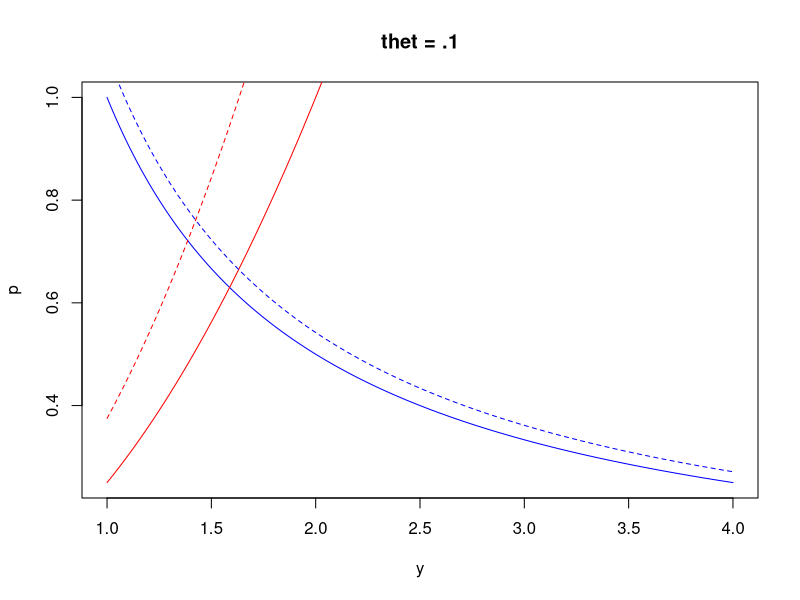
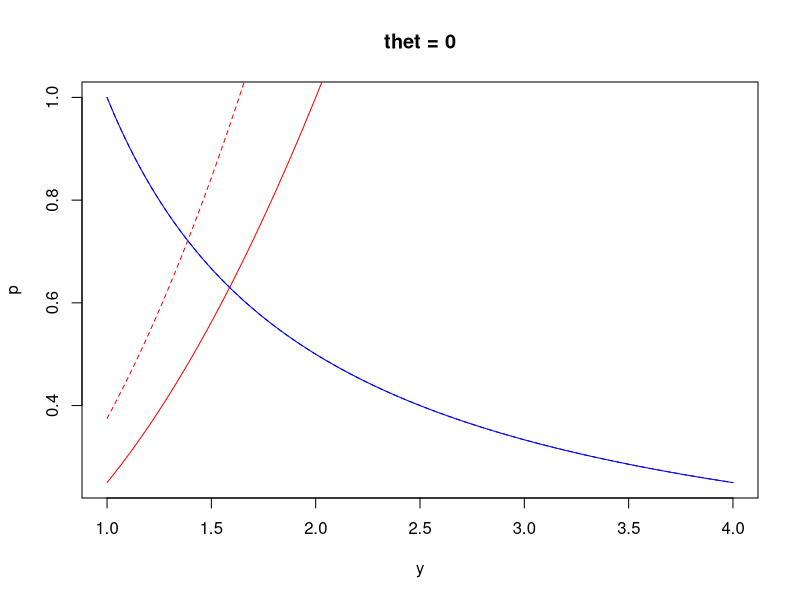
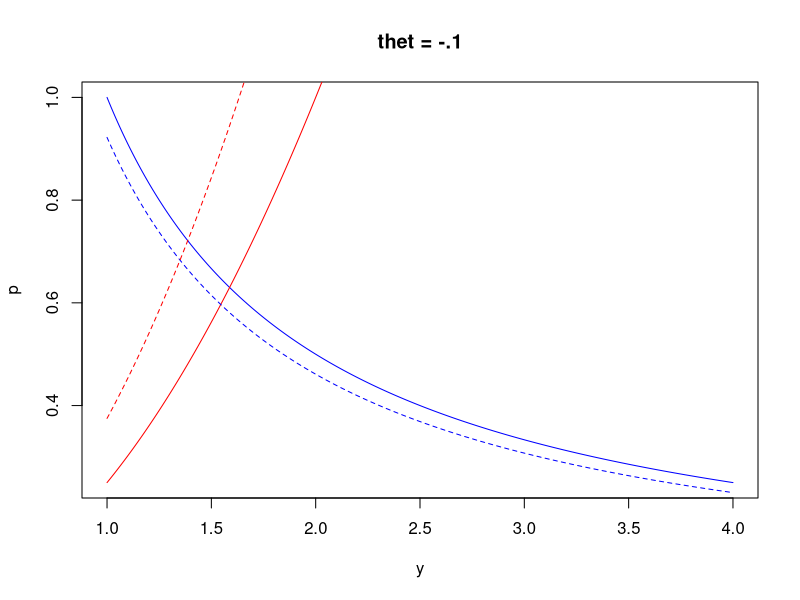

Write R code to recreate these figures, in order.
##Question I.1
message('a) p = (y/2)^2*a')
message('b) p = a^(2theta)/y')

##Question I.2
pResidentFunc <- function(y,a) {
  z <- a*(y/2)^2
  return(z)
}
pFirmFunc <- function(y,a,theta) {
  z <- a^(2*theta)/y
  return(z)
}
pFirmFunc(2,1,0)

##Question II.1
print(pResidentFunc(2,2))
print(pFirmFunc(2,2,0))

##Question II.2
print(pResidentFunc(4,2))
print(pFirmFunc(4,2,0))

##Question II.3
print(pResidentFunc(1.26,2))
print(pFirmFunc(1.26,2,0))
##Note that this last one means we are in equilibrium! (Since p and y are the same on the isoprofit and indifference curves).


##Question III/IV
##Case where theta = .1 (amenity makes firm more productive)
#real-estate prices increase and incomes decrease

thet <- .1
a <- 1
plot(x = seq(1,4,.01), y = pFirmFunc(seq(1,4,.01), a,thet), type = 'l', col = 'blue',xlab = '', ylab = '')
lines(x = seq(1,4,.01), y = pResidentFunc(seq(1,4,.01), a), type = 'l', col = 'red')

a <- 1.5
lines(x = seq(1,4,.01), y = pFirmFunc(seq(1,4,.01), a,thet), type = 'l', col = 'blue', lty = 2)
lines(x = seq(1,4,.01), y = pResidentFunc(seq(1,4,.01), a), type = 'l', col = 'red', lty = 2)
title(main = 'thet = .1', xlab = 'y', ylab = 'p')

cat ("Press [enter] to continue")
line <- readline()

##Case where theta = 0 (amenity doesn't impact firm productivity)
#real-estate prices increase and incomes decrease
thet <- 0
a <- 1
plot(x = seq(1,4,.01), y = pFirmFunc(seq(1,4,.01), a,thet), type = 'l', col = 'blue',xlab = '', ylab = '')
lines(x = seq(1,4,.01), y = pResidentFunc(seq(1,4,.01), a), type = 'l', col = 'red')

a <- 1.5
lines(x = seq(1,4,.01), y = pFirmFunc(seq(1,4,.01), a,thet), type = 'l', col = 'blue', lty = 2)
lines(x = seq(1,4,.01), y = pResidentFunc(seq(1,4,.01), a), type = 'l', col = 'red', lty = 2)
title(main = 'thet = 0', xlab = 'y', ylab = 'p')

invisible(readline(prompt="Press [enter] to continue"))

##Case where theta = -.1 (amenity makes firm less productive)
#real-estate prices increase and incomes decrease
thet <- -.1
a <- 1
plot(x = seq(1,4,.01), y = pFirmFunc(seq(1,4,.01), a,thet), type = 'l', col = 'blue',xlab = '', ylab = '')
lines(x = seq(1,4,.01), y = pResidentFunc(seq(1,4,.01), a), type = 'l', col = 'red')

a <- 1.5
lines(x = seq(1,4,.01), y = pFirmFunc(seq(1,4,.01), a,thet), type = 'l', col = 'blue', lty = 2)
lines(x = seq(1,4,.01), y = pResidentFunc(seq(1,4,.01), a), type = 'l', col = 'red', lty = 2)
title(main = 'thet = -.1', xlab = 'y', ylab = 'p')

##In all of these cases, incomes decrease and real-estate increase. This is consistent with the finding in the chapter (and in Brueckner 11.1) that when amenities have a small impact on firm amenities, real-estate prices increase and incomes decrease. 

